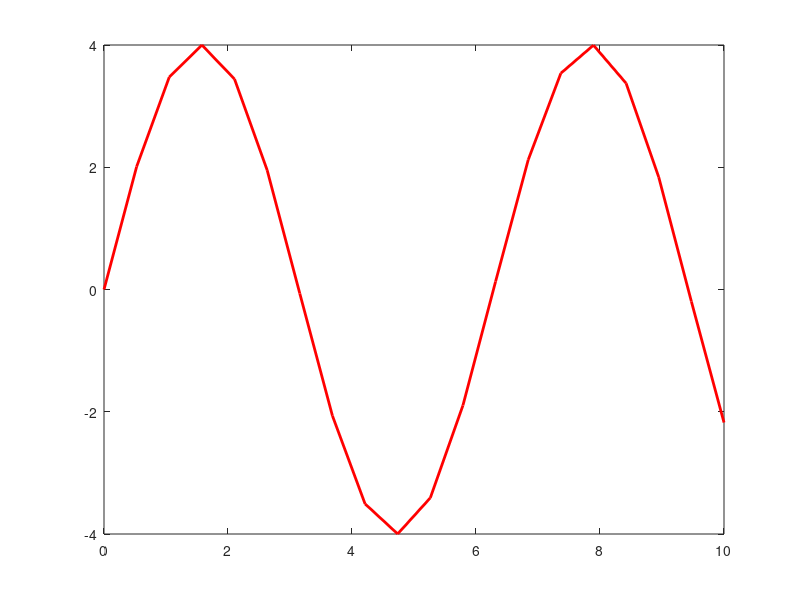

The MATLAB source for this figure: (Note: this script raises an error after producing the figure.)
clear; clc;

% define parameters of the continuous double-integrator dynamics
% dx(t)/dt = Ac*x(t)+Bc*u(t) 
% x(t) = [x_pos(t); y_pos(t); z_pos(t); x_vel(t); y_vel(t); z_vel(t)]
% u(t) = [x_acc(t); y_acc(t); z_acc(t)];

nd = 3; % dimension of the double-integrator dynamics
dt = 0.5; % sampling time

% parameters of the continuous-time dynamics
Ac = [zeros(nd, nd), eye(nd); zeros(nd, 2*nd)];
Bc = [zeros(nd, nd); eye(nd)];

% parameters of the discrete-time dynamics
A = expm(dt.*Ac);
B = integral(@(t) expm(Ac*t), 0, dt, 'ArrayValued', true)*Bc;

% parameters of the cost matrices
[nx, nu] = size(B); 
Q = diag([ones(nd, 1); zeros(nd, 1)]);
R = 0*eye(nu);
tau = 20; % length of the trajectory

% parameters of constraints
max_vel = 10; % max speed
max_acc = 10; % max acceleration magnitude

% gam = 5e-1; % scaling factor for the reference trajectory
% xhat = kron(ones(1, tau), 3*ones(nx, 1));
p0 = linspace(0, 10, tau);
xhat = [p0; 4*sin(p0); zeros(4, tau)];

figure('Position',[0,0,800,800])
plot(xhat(1, :), xhat(2, :), 'r', 'LineWidth', 2)

yalmip('clear')

% variables for trajectory optimization
x = sdpvar(nx, tau, 'full'); % variables for the state trajectory
u = sdpvar(nu, tau, 'full'); % variables for the input trajectory

% dynamics constraints for trajectory optimization

constr = [ x(:, 1) == zeros(nx, 1) ]; % initial state constraint/ boundary condition 

for t = 1:tau-1
    constr = [constr, x(:, t+1) == A*x(:, t) + B*u(:, t)]; % dynamics constraints
end

% x2vel = [zeros(3, 3), eye(nd)]; % matrix that map state to velocity
% 
% for t = 1:tau
%     constr = [constr, norm(x2vel*x(:, t), 2) <= max_vel]; % max speed
%     constr = [constr, norm(u(:, t), 2) <= max_acc]; % max acceleration
% end

obj = 0;

for t = 1:tau
    obj = obj + 0.5*(x(:, t)-xhat(:, t))'*Q*(x(:, t)-xhat(:, t))...
          +0.5*u(:, t)'*R*u(:, t);
end

options = sdpsettings('verbose',1,'solver','mosek');

solution = optimize(constr, obj, options);

xopt = value(x); % optimal state trajectory
uopt = value(u); % optimal input trajectory

% figure('Position',[0,0,800,800])
% plot3(xopt(1, :), xopt(2, :), xopt(3, :), 'k', 'LineWidth', 2)
% hold on
% plot3(xhat(1, :), xhat(2, :), xhat(3, :), 'r', 'LineWidth', 2)
% hold off

figure('Position',[0,0,800,800])
plot(xopt(1, :), xopt(2, :), 'k', 'LineWidth', 2)
hold on
plot(xhat(1, :), xhat(2, :), 'r--', 'LineWidth', 2)
hold off
